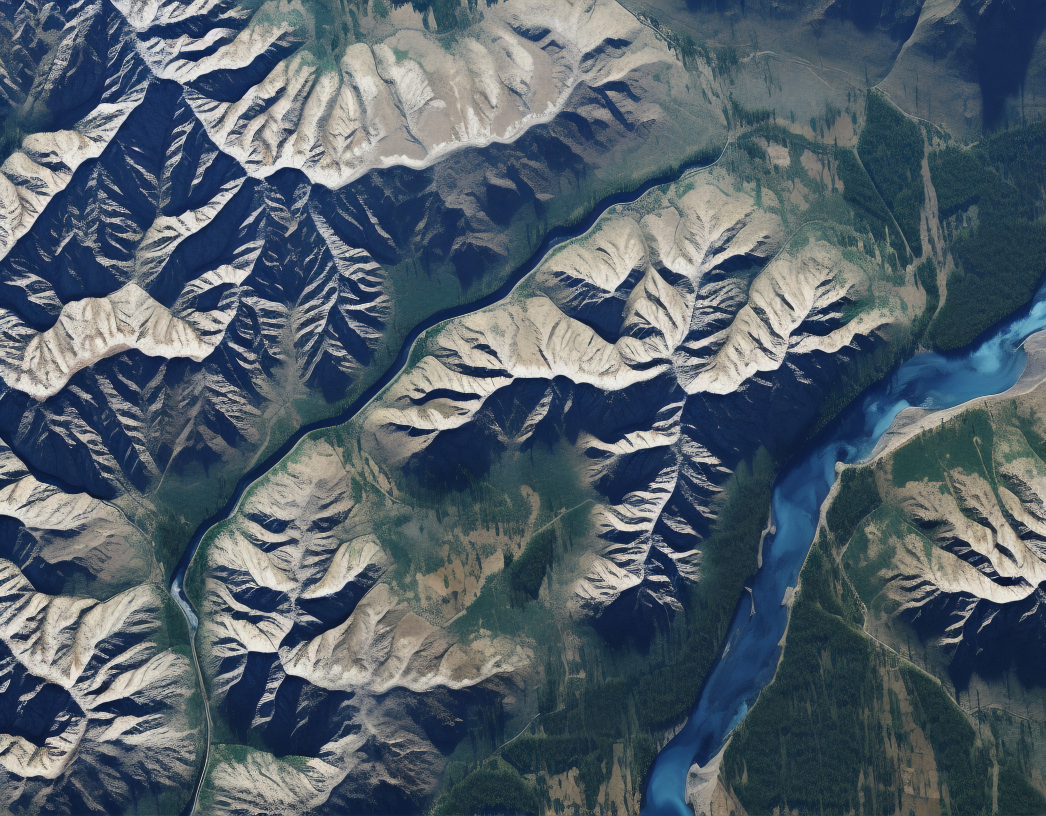
#> input picture OLDouter/CODE/image1.jpg, 4182 x 3264 px (shown at 1/4 size)
$ python featdet.py
#> lines starting #> are read from the running program, lines starting #| are printed output that depends on the picture; long printed decimals are rounded
import cv2
import numpy as np

# Parameters to control feature detection
nfeatures = 500  # Number of best features to retain
contrastThreshold = 0.08  # Increase to reduce number of features
edgeThreshold = 15  # Increase to filter out more edge-like features
sigma = 1.6  # Default value for SIFT detector

def enhance_contrast_clahe(image, clip_limit=4.0, tile_grid_size=(8, 8)):
    print("Enhancing contrast using CLAHE...")
    clahe = cv2.createCLAHE(clipLimit=clip_limit, tileGridSize=tile_grid_size)
    return clahe.apply(image)

def detect_features_sift(image, nfeatures, contrastThreshold, edgeThreshold, sigma):
    print("Detecting features using SIFT...")
    sift = cv2.SIFT_create(nfeatures=nfeatures, contrastThreshold=contrastThreshold, edgeThreshold=edgeThreshold, sigma=sigma)
    keypoints, descriptors = sift.detectAndCompute(image, None)
    print(f"Detected {len(keypoints)} keypoints.")
    return keypoints, descriptors

def match_features(descriptors1, descriptors2):
    bf = cv2.BFMatcher(cv2.NORM_L2, crossCheck=True)
    matches = bf.match(descriptors1, descriptors2)
    matches = sorted(matches, key=lambda x: x.distance)
    return matches

def calculate_mean_change(matches, keypoints1, keypoints2):
    distances = []
    for match in matches:
        pt1 = keypoints1[match.queryIdx].pt
        pt2 = keypoints2[match.trainIdx].pt
        distance = np.linalg.norm(np.array(pt1) - np.array(pt2))
        distances.append(distance)
    mean_change = np.mean(distances)
    return mean_change

# Load the images
image_path1 = 'image1.jpg'  # Path to your first image
image_path2 = 'image2.jpg'  # Path to your second image

print(f"Loading images from {image_path1} and {image_path2}...")
img1 = cv2.imread(image_path1, 0)  # Load first image in grayscale
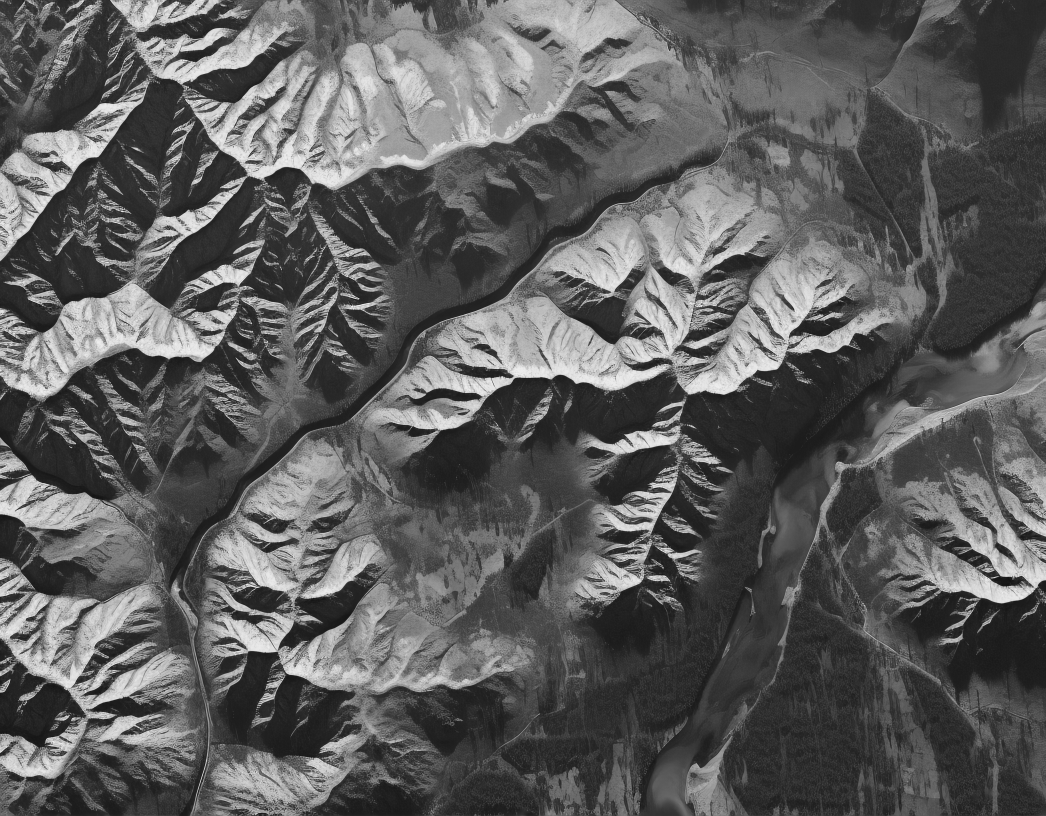
#> img1: shape (3264, 4182) (shown at 1/4 size); min 5, max 255, mean 93.4
img2 = cv2.imread(image_path2, 0)  # Load second image in grayscale
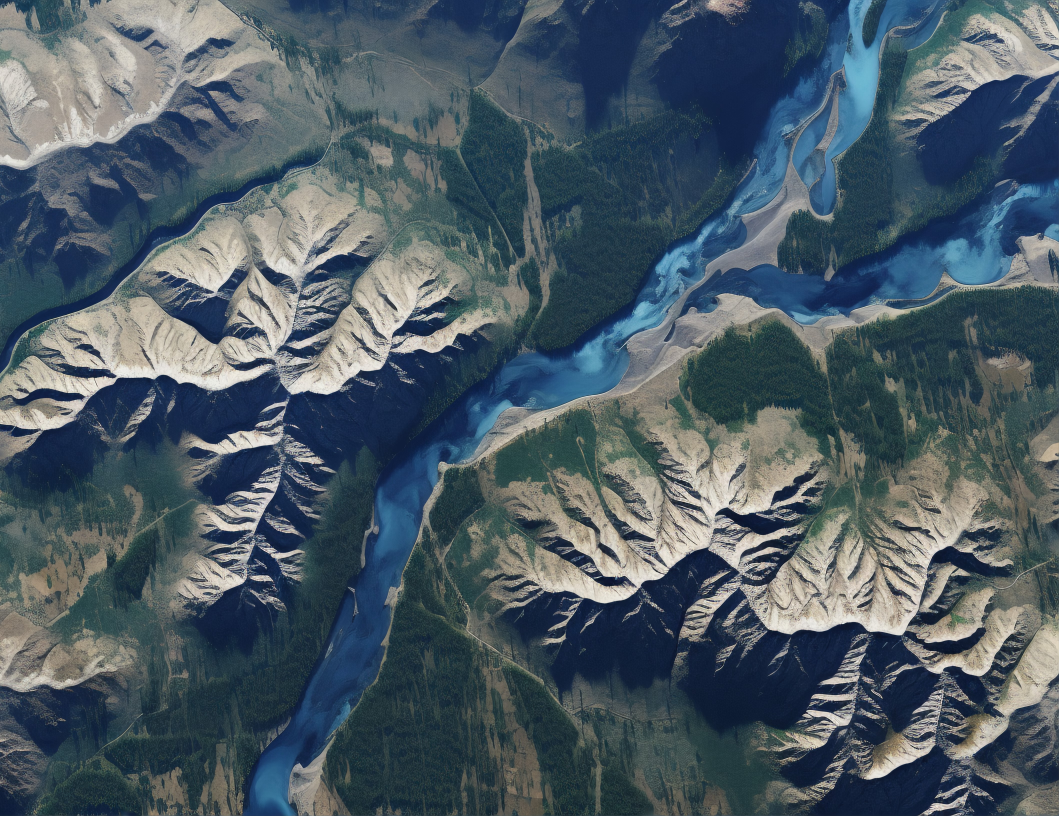
#> input picture OLDouter/CODE/image2.jpg, 4236 x 3264 px (shown at 1/4 size)
#> img2: shape (3264, 4236); min 4, max 251, mean 87.5

if img1 is None or img2 is None:
    print(f"Error: Unable to load images at {image_path1} and {image_path2}")
else:
    # Resize images to a more manageable size if they are too large
    max_dimension = 800
    if max(img1.shape) > max_dimension:
        scale = max_dimension / max(img1.shape)
#> scale = 0.191
        img1 = cv2.resize(img1, None, fx=scale, fy=scale, interpolation=cv2.INTER_AREA)
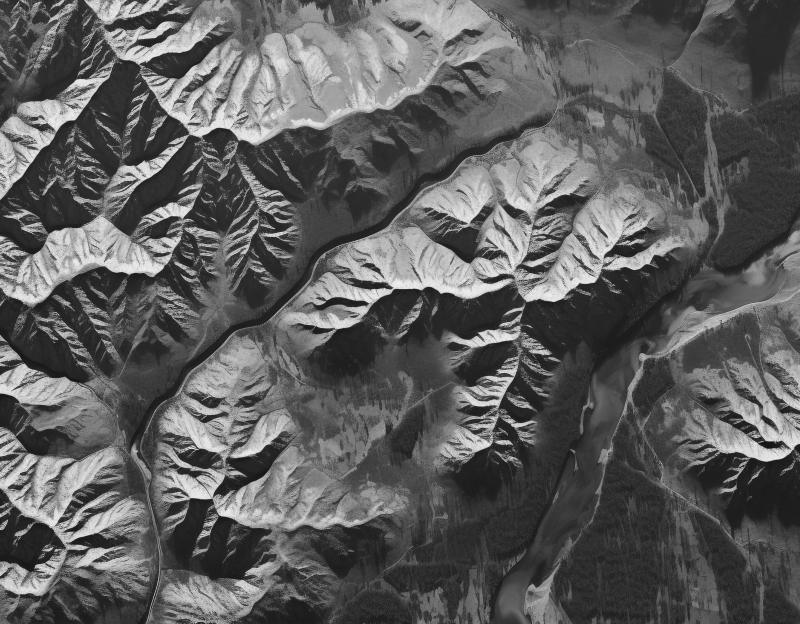
#> img1: shape (624, 800); min 20, max 239, mean 93.4
        print(f"Resized image1 to {img1.shape}")
#| Resized image1 to (624, 800)

    if max(img2.shape) > max_dimension:
        scale = max_dimension / max(img2.shape)
#> scale = 0.189
        img2 = cv2.resize(img2, None, fx=scale, fy=scale, interpolation=cv2.INTER_AREA)
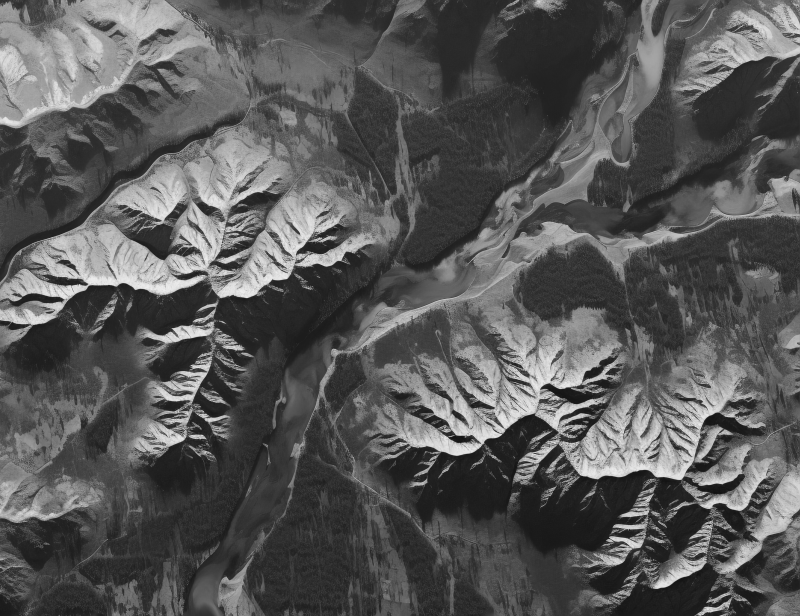
#> img2: shape (616, 800); min 18, max 237, mean 87.5
        print(f"Resized image2 to {img2.shape}")
#| Resized image2 to (616, 800)

    # Step 1: Enhance contrast using CLAHE
    img1_enhanced = enhance_contrast_clahe(img1)
#> in enhance_contrast_clahe, `return clahe.apply(image)`:
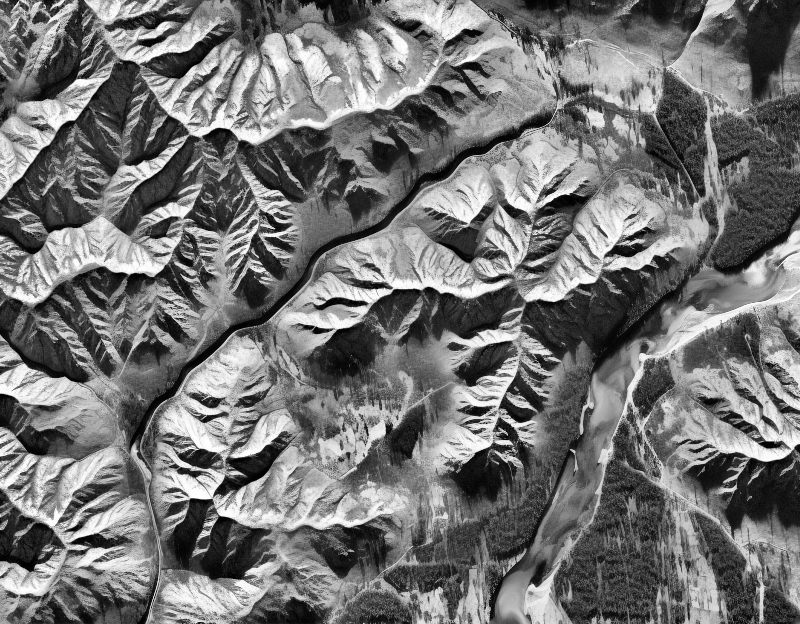
#> returned value: shape (624, 800); min 0, max 255, mean 116
    img2_enhanced = enhance_contrast_clahe(img2)
#> call 2 of enhance_contrast_clahe, with clip_limit = 4, tile_grid_size = (8, 8)
#> in enhance_contrast_clahe (call 2), `return clahe.apply(image)`:
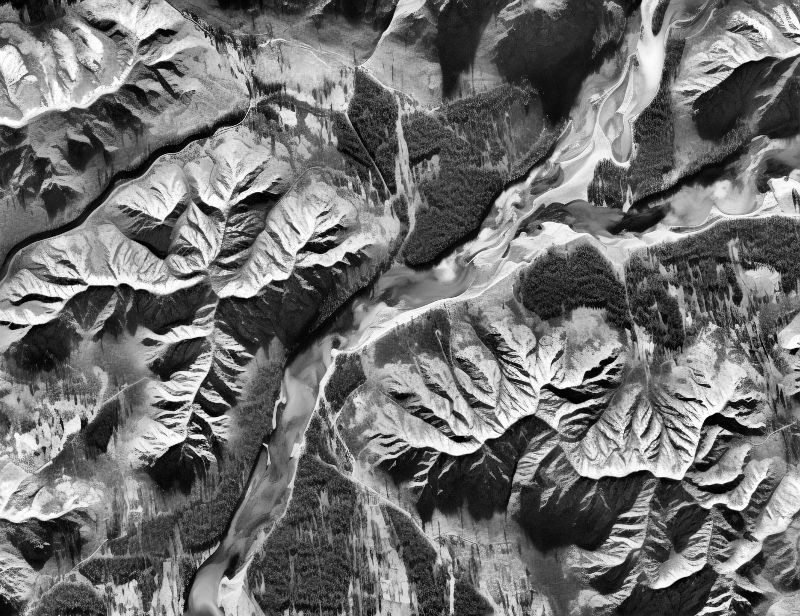
#> returned value: shape (616, 800); min 0, max 255, mean 113
    print("Contrast enhanced for both images.")

    # Step 2: Detect features using SIFT with adjusted parameters
    keypoints1, descriptors1 = detect_features_sift(img1_enhanced, nfeatures, contrastThreshold, edgeThreshold, sigma)
#> in detect_features_sift, `keypoints, descriptors = sift.detectAndCompute(image, None)`: keypoints = 500 keypoints; strongest (x, y, size): (769, 445, 6.4), (362, 303, 4.3), (148, 43, 6.9), (507, 442, 4.1)
#| Detected 500 keypoints.
#> keypoints1 has the same summary as keypoints in detect_features_sift
    keypoints2, descriptors2 = detect_features_sift(img2_enhanced, nfeatures, contrastThreshold, edgeThreshold, sigma)
#> in detect_features_sift (call 2), `keypoints, descriptors = sift.detectAndCompute(image, None)`: keypoints = 501 keypoints; strongest (x, y, size): (459, 439, 6.4), (793, 351, 4.7), (58, 299, 4.3), (726, 432, 3.9)
#| Detected 501 keypoints.
#> keypoints2 has the same summary as keypoints in detect_features_sift
    print("Feature detection completed for both images.")

    # Step 3: Match features between the two images
    matches = match_features(descriptors1, descriptors2)
#> in match_features, `matches = bf.match(descriptors1, descriptors2)`: matches = 240 matches
#> matches = 240 matches
    print(f"Found {len(matches)} matches.")
#| Found 240 matches.

    # Step 4: Calculate mean change in pixel distance
    mean_change = calculate_mean_change(matches, keypoints1, keypoints2)
#> the loop in calculate_mean_change, `for match in matches:` made 240 passes
#> (pt1, pt2, distance) on passes 1 to 3: ((630.7, 237.9), (322.7, 234.8), 308), ((638.3, 234.4), (330.4, 231.4), 308), ((509.7, 135.4), (203.4, 133.7), 306.4)
#> after the loop in calculate_mean_change, `for match in matches:`: distances = 240 values, max 872.3 at index 236, min 28.36 at index 180, mean 329.3
#> in calculate_mean_change, `mean_change = np.mean(distances)`: mean_change = 329.3
#> mean_change = 329.3
    print(f"Mean change in pixel distance: {mean_change}")
#| Mean change in pixel distance: 329.302

    # Optional: Draw matches for visualization
    img_matches = cv2.drawMatches(img1_enhanced, keypoints1, img2_enhanced, keypoints2, matches[:50], None, flags=cv2.DrawMatchesFlags_NOT_DRAW_SINGLE_POINTS)
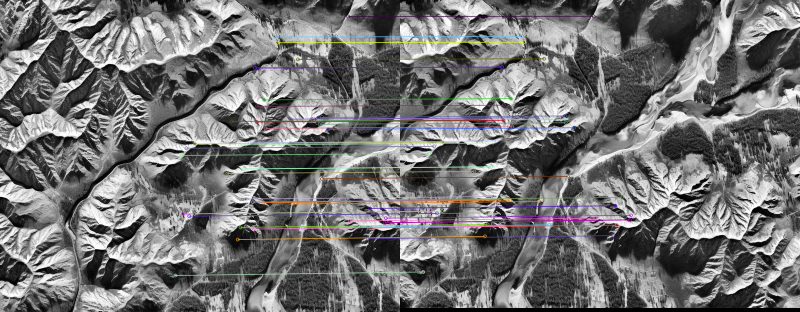
#> img_matches: shape (624, 1600, 3) (shown at 1/2 size); mean of channels 0, 1, 2 114.2, 114, 114.5; drawn as B, G, R

    # Display the matches
    cv2.imshow('Matches', img_matches)
    cv2.waitKey(0)
    cv2.destroyAllWindows()
    print("Done.")
